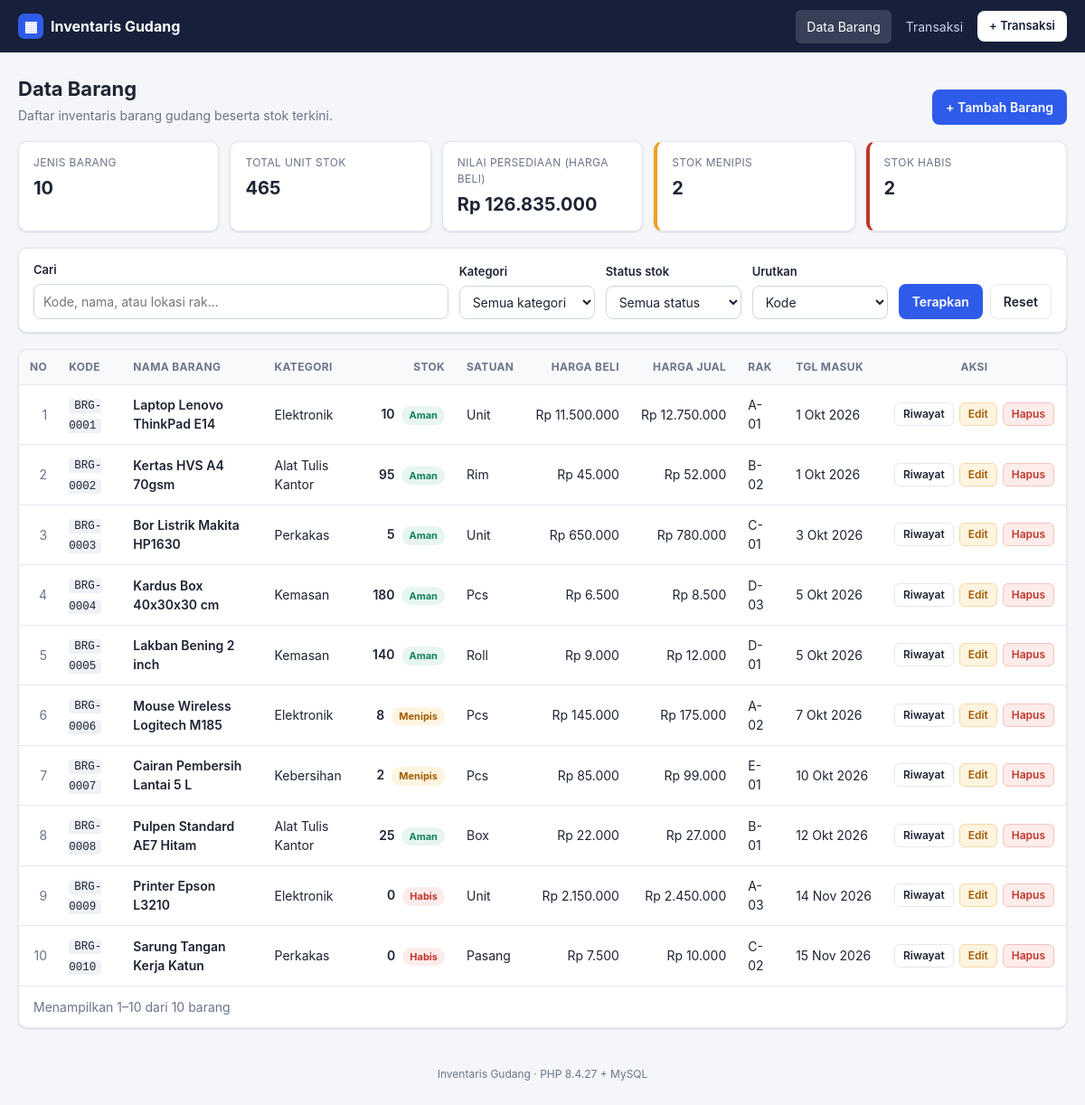
The page / on the database its author committed.
### tables this page shows
CREATE TABLE barang (
  id_barang      INT UNSIGNED   NOT NULL AUTO_INCREMENT,
  kode_barang    VARCHAR(20)    NOT NULL,
  nama_barang    VARCHAR(100)   NOT NULL,
  id_kategori    INT UNSIGNED   NOT NULL,
  id_satuan      INT UNSIGNED   NOT NULL,
  stok           INT UNSIGNED   NOT NULL DEFAULT 0,
  stok_minimum   INT UNSIGNED   NOT NULL DEFAULT 0,
  harga_beli     DECIMAL(15,2)  NOT NULL DEFAULT 0.00,
  harga_jual     DECIMAL(15,2)  NOT NULL DEFAULT 0.00,
  lokasi_rak     VARCHAR(20)    NOT NULL,
  tanggal_masuk  DATE           NOT NULL COMMENT 'tanggal barang pertama kali didaftarkan',
  created_at     TIMESTAMP      NOT NULL DEFAULT CURRENT_TIMESTAMP,
  updated_at     TIMESTAMP      NOT NULL DEFAULT CURRENT_TIMESTAMP ON UPDATE CURRENT_TIMESTAMP,
  PRIMARY KEY (id_barang),
  UNIQUE KEY uk_barang_kode (kode_barang),
  UNIQUE KEY uk_barang_nama (nama_barang),
  KEY idx_barang_kategori (id_kategori),
  KEY idx_barang_satuan (id_satuan),
  CONSTRAINT fk_barang_kategori FOREIGN KEY (id_kategori)
    REFERENCES kategori (id_kategori) ON UPDATE CASCADE ON DELETE RESTRICT,
  CONSTRAINT fk_barang_satuan FOREIGN KEY (id_satuan)
    REFERENCES satuan (id_satuan) ON UPDATE CASCADE ON DELETE RESTRICT
);

CREATE TABLE kategori (
  id_kategori    INT UNSIGNED  NOT NULL AUTO_INCREMENT,
  kode_kategori  VARCHAR(10)   NOT NULL,
  nama_kategori  VARCHAR(50)   NOT NULL,
  keterangan     VARCHAR(255)  NULL,
  created_at     TIMESTAMP     NOT NULL DEFAULT CURRENT_TIMESTAMP,
  PRIMARY KEY (id_kategori),
  UNIQUE KEY uk_kategori_kode (kode_kategori),
  UNIQUE KEY uk_kategori_nama (nama_kategori)
);

CREATE TABLE satuan (
  id_satuan    INT UNSIGNED NOT NULL AUTO_INCREMENT,
  kode_satuan  VARCHAR(10)  NOT NULL,
  nama_satuan  VARCHAR(30)  NOT NULL,
  PRIMARY KEY (id_satuan),
  UNIQUE KEY uk_satuan_kode (kode_satuan),
  UNIQUE KEY uk_satuan_nama (nama_satuan)
);

### src/koneksi.php (called while the page is built, shortened)
<?php
$db_host = getenv('DB_HOST') ?: 'localhost';
$db_user = getenv('DB_USER') ?: 'root';
$db_pass = getenv('DB_PASS') ?: '';
$koneksi = @mysql_connect($db_host, $db_user, $db_pass);
function db_query($sql)
{
    global $koneksi;
    $hasil = mysql_query($sql, $koneksi);
    return $hasil;
}
function fetch_all($sql)
{
    $hasil = db_query($sql);
    $rows = array();
    while ($row = mysql_fetch_array($hasil, MYSQL_ASSOC)) {
        $rows[] = $row;
    }
    return $rows;
}
function fetch_one($sql)
{
    $hasil = db_query($sql);
    $row = mysql_fetch_array($hasil, MYSQL_ASSOC);
    return $row ? $row : null;
}

### src/inc/functions.php (called while the page is built, shortened)
<?php
require_once __DIR__ . '/../koneksi.php';
function e($s)
{
    return htmlspecialchars((string) $s, ENT_QUOTES, 'UTF-8');
}
function get($key, $default = '')
{
    return (isset($_GET[$key]) && is_string($_GET[$key])) ? trim($_GET[$key]) : $default;
}
function is_valid_date($s)
{
    if (!preg_match('/^(\d{4})-(\d{2})-(\d{2})$/', $s, $m)) {
        return false;
    }
    return checkdate((int) $m[2], (int) $m[3], (int) $m[1]);
}
function rupiah($n)
{
    return 'Rp ' . number_format((float) $n, 0, ',', '.');
}
function angka($n)
{
    return number_format((float) $n, 0, ',', '.');
}
function tgl_indo($tgl)
{
    $bulan = array(1 => 'Jan', 'Feb', 'Mar', 'Apr', 'Mei', 'Jun', 'Jul', 'Agu', 'Sep', 'Okt', 'Nov', 'Des');
    list($y, $m, $d) = explode('-', $tgl);
    return (int) $d . ' ' . $bulan[(int) $m] . ' ' . $y;
}
function get_kategori()
{
    return fetch_all('SELECT id_kategori, kode_kategori, nama_kategori FROM kategori ORDER BY nama_kategori');
}
function status_stok($stok, $minimum)
{
    if ((int) $stok === 0) {
        return array('habis', 'Habis');
    }
    if ((int) $stok <= (int) $minimum) {
        return array('menipis', 'Menipis');
    }
    return array('aman', 'Aman');
}

### src/index.php (the view, shortened to what this page needs)
<?php
require __DIR__ . '/inc/functions.php';
$active = 'barang';
$q        = get('q');
$sort     = get('sort', 'kode');
$page     = max(1, (int) get('page', '1'));
$per_page = 10;
$sort_map = array(
    'kode'      => 'b.kode_barang ASC',
    'nama'      => 'b.nama_barang ASC',
    'stok_asc'  => 'b.stok ASC, b.kode_barang ASC',
    'stok_desc' => 'b.stok DESC, b.kode_barang ASC',
    'terbaru'   => 'b.tanggal_masuk DESC, b.id_barang DESC',
);
$where = array('1=1');
$where_sql = implode(' AND ', $where);
$cnt = fetch_one("SELECT COUNT(*) AS n FROM barang b WHERE $where_sql");
$total_rows  = (int) $cnt['n'];
$total_pages = max(1, (int) ceil($total_rows / $per_page));
$page   = min($page, $total_pages);
$offset = ($page - 1) * $per_page;
$rows = fetch_all("
    SELECT b.id_barang, b.kode_barang, b.nama_barang, b.stok, b.stok_minimum,
           b.harga_beli, b.harga_jual, b.lokasi_rak, b.tanggal_masuk,
           k.nama_kategori, s.nama_satuan
    FROM barang b
    INNER JOIN kategori k ON k.id_kategori = b.id_kategori
    INNER JOIN satuan   s ON s.id_satuan   = b.id_satuan
    WHERE $where_sql
    ORDER BY {$sort_map[$sort]}
    LIMIT $offset, $per_page
");
$stat = fetch_one("
    SELECT COUNT(*) AS jenis,
           COALESCE(SUM(stok), 0) AS unit,
           COALESCE(SUM(stok * harga_beli), 0) AS nilai,
           COALESCE(SUM(stok > 0 AND stok <= stok_minimum), 0) AS menipis,
           COALESCE(SUM(stok = 0), 0) AS habis
    FROM barang
");
$kategori = get_kategori();
include __DIR__ . '/inc/header.php';
?>
<div class="page-head">
    <div>
        <h1>Data Barang</h1>
        <p class="muted">Daftar inventaris barang gudang beserta stok terkini.</p>
    </div>
    <a href="tambah.php" class="btn btn-primary">+ Tambah Barang</a>
</div>
<div class="stats">
    <div class="stat"><span class="stat-label">Jenis Barang</span><span class="stat-value"><?= angka($stat['jenis']) ?></span></div>
    <div class="stat"><span class="stat-label">Total Unit Stok</span><span class="stat-value"><?= angka($stat['unit']) ?></span></div>
    <div class="stat"><span class="stat-label">Nilai Persediaan (harga beli)</span><span class="stat-value"><?= rupiah($stat['nilai']) ?></span></div>
    <a class="stat stat-warn" href="index.php?status=menipis"><span class="stat-label">Stok Menipis</span><span class="stat-value"><?= angka($stat['menipis']) ?></span></a>
    <a class="stat stat-danger" href="index.php?status=habis"><span class="stat-label">Stok Habis</span><span class="stat-value"><?= angka($stat['habis']) ?></span></a>
</div>
<form class="filters card" method="get" action="index.php">
    <div class="form-group grow">
        <label for="q">Cari</label>
        <input type="search" id="q" name="q" value="<?= e($q) ?>" placeholder="Kode, nama, atau lokasi rak…">
    </div>
    <div class="form-group">
        <label for="kategori">Kategori</label>
        <select id="kategori" name="kategori">
            <option value="">Semua kategori</option>
        </select>
    </div>
    <div class="form-group">
        <label for="status">Status stok</label>
        <select id="status" name="status">
            <option value="">Semua status</option>
        </select>
    </div>
    <div class="form-group">
        <label for="sort">Urutkan</label>
        <select id="sort" name="sort">
            <?php foreach (array('kode' => 'Kode', 'nama' => 'Nama (A–Z)', 'stok_asc' => 'Stok terkecil', 'stok_desc' => 'Stok terbesar', 'terbaru' => 'Terbaru masuk') as $v => $l): ?>
                <option value="<?= $v ?>" <?= $sort === $v ? 'selected' : '' ?>><?= $l ?></option>
            <?php endforeach; ?>
        </select>
    </div>
    <div class="form-actions">
        <button type="submit" class="btn btn-primary">Terapkan</button>
        <a href="index.php" class="btn btn-ghost">Reset</a>
    </div>
</form>
<div class="card table-card">
    <div class="table-wrap">
        <table class="table">
            <thead>
            <tr>
                <th class="num">No</th>
                <th>Kode</th>
                <th>Nama Barang</th>
                <th>Kategori</th>
                <th class="num">Stok</th>
                <th>Satuan</th>
                <th class="num">Harga Beli</th>
                <th class="num">Harga Jual</th>
                <th>Rak</th>
                <th>Tgl Masuk</th>
                <th class="center">Aksi</th>
            </tr>
            </thead>
            <tbody>
            <?php foreach ($rows as $i => $r): list($st_class, $st_label) = status_stok($r['stok'], $r['stok_minimum']); ?>
                <tr>
                    <td class="num muted"><?= $offset + $i + 1 ?></td>
                    <td><code><?= e($r['kode_barang']) ?></code></td>
                    <td class="strong"><?= e($r['nama_barang']) ?></td>
                    <td><?= e($r['nama_kategori']) ?></td>
                    <td class="num">
                        <span class="strong"><?= angka($r['stok']) ?></span>
                        <span class="badge badge-<?= $st_class ?>" title="Stok minimum: <?= angka($r['stok_minimum']) ?>"><?= $st_label ?></span>
                    </td>
                    <td><?= e($r['nama_satuan']) ?></td>
                    <td class="num"><?= rupiah($r['harga_beli']) ?></td>
                    <td class="num"><?= rupiah($r['harga_jual']) ?></td>
                    <td><?= e($r['lokasi_rak']) ?></td>
                    <td class="nowrap"><?= tgl_indo($r['tanggal_masuk']) ?></td>
                    <td class="actions">
                        <a href="transaksi.php?id_barang=<?= (int) $r['id_barang'] ?>" class="btn btn-xs btn-ghost" title="Riwayat transaksi">Riwayat</a>
                        <a href="edit.php?id=<?= (int) $r['id_barang'] ?>" class="btn btn-xs btn-warning">Edit</a>
                        <form method="post" action="hapus.php" class="inline"
                              onsubmit="return confirm(<?= e(json_encode('Yakin ingin menghapus barang "' . $r['kode_barang'] . ' - ' . $r['nama_barang'] . '"?')) ?>);">
                            <button type="submit" class="btn btn-xs btn-danger">Hapus</button>
                        </form>
                    </td>
                </tr>
            <?php endforeach; ?>
            </tbody>
        </table>
    </div>
    <div class="table-foot">
        <span class="muted">Menampilkan <?= $total_rows ? ($offset + 1) . '–' . ($offset + count($rows)) : 0 ?> dari <?= angka($total_rows) ?> barang</span>
    </div>
</div>
<?php include __DIR__ . '/inc/footer.php'; ?>

### src/inc/header.php (shortened to what this page needs)
<?php
$active = isset($active) ? $active : '';
?><!doctype html>
<html lang="id">
<head>
    <link rel="stylesheet" href="assets/style.css">
</head>
<body>
<header class="topbar">
    <div class="container topbar-inner">
        <a class="brand" href="index.php"><span class="brand-logo">▦</span> Inventaris Gudang</a>
        <nav class="nav">
            <a href="index.php" class="<?= $active === 'barang' ? 'active' : '' ?>">Data Barang</a>
            <a href="transaksi.php" class="<?= $active === 'transaksi' ? 'active' : '' ?>">Transaksi</a>
            <a href="transaksi_tambah.php" class="btn btn-sm btn-light">+ Transaksi</a>
        </nav>
    </div>
</header>
<main class="container">

### src/inc/footer.php
</main>
<footer class="footer container">Inventaris Gudang &middot; PHP <?= e(PHP_VERSION) ?> + MySQL</footer>
</body>
</html>

### rows shown on the page
barang: i "1", kode_barang "BRG-0001", nama_barang "Laptop Lenovo ThinkPad E14", id_kategori.nama_kategori "Elektronik", stok "10", st_label "Aman", id_satuan.nama_satuan "Unit", harga_beli "Rp 11.500.000", harga_jual "Rp 12.750.000", lokasi_rak "A-01", tanggal_masuk "1 Okt 2026"
barang: i "2", kode_barang "BRG-0002", nama_barang "Kertas HVS A4 70gsm", id_kategori.nama_kategori "Alat Tulis Kantor", stok "95", st_label "Aman", id_satuan.nama_satuan "Rim", harga_beli "Rp 45.000", harga_jual "Rp 52.000", lokasi_rak "B-02", tanggal_masuk "1 Okt 2026"
barang: i "3", kode_barang "BRG-0003", nama_barang "Bor Listrik Makita HP1630", id_kategori.nama_kategori "Perkakas", stok "5", st_label "Aman", id_satuan.nama_satuan "Unit", harga_beli "Rp 650.000", harga_jual "Rp 780.000", lokasi_rak "C-01", tanggal_masuk "3 Okt 2026"
barang: i "4", kode_barang "BRG-0004", nama_barang "Kardus Box 40x30x30 cm", id_kategori.nama_kategori "Kemasan", stok "180", st_label "Aman", id_satuan.nama_satuan "Pcs", harga_beli "Rp 6.500", harga_jual "Rp 8.500", lokasi_rak "D-03", tanggal_masuk "5 Okt 2026"
barang: i "5", kode_barang "BRG-0005", nama_barang "Lakban Bening 2 inch", id_kategori.nama_kategori "Kemasan", stok "140", st_label "Aman", id_satuan.nama_satuan "Roll", harga_beli "Rp 9.000", harga_jual "Rp 12.000", lokasi_rak "D-01", tanggal_masuk "5 Okt 2026"
barang: i "6", kode_barang "BRG-0006", nama_barang "Mouse Wireless Logitech M185", id_kategori.nama_kategori "Elektronik", stok "8", st_label "Menipis", id_satuan.nama_satuan "Pcs", harga_beli "Rp 145.000", harga_jual "Rp 175.000", lokasi_rak "A-02", tanggal_masuk "7 Okt 2026"
barang: i "7", kode_barang "BRG-0007", nama_barang "Cairan Pembersih Lantai 5 L", id_kategori.nama_kategori "Kebersihan", stok "2", st_label "Menipis", id_satuan.nama_satuan "Pcs", harga_beli "Rp 85.000", harga_jual "Rp 99.000", lokasi_rak "E-01", tanggal_masuk "10 Okt 2026"
barang: i "8", kode_barang "BRG-0008", nama_barang "Pulpen Standard AE7 Hitam", id_kategori.nama_kategori "Alat Tulis Kantor", stok "25", st_label "Aman", id_satuan.nama_satuan "Box", harga_beli "Rp 22.000", harga_jual "Rp 27.000", lokasi_rak "B-01", tanggal_masuk "12 Okt 2026"
barang: i "9", kode_barang "BRG-0009", nama_barang "Printer Epson L3210", id_kategori.nama_kategori "Elektronik", stok "0", st_label "Habis", id_satuan.nama_satuan "Unit", harga_beli "Rp 2.150.000", harga_jual "Rp 2.450.000", lokasi_rak "A-03", tanggal_masuk "14 Nov 2026"
barang: i "10", kode_barang "BRG-0010", nama_barang "Sarung Tangan Kerja Katun", id_kategori.nama_kategori "Perkakas", stok "0", st_label "Habis", id_satuan.nama_satuan "Pasang", harga_beli "Rp 7.500", harga_jual "Rp 10.000", lokasi_rak "C-02", tanggal_masuk "15 Nov 2026"

### other values the page prints
angka($stat['jenis']) "10"
angka($stat['unit']) "465"
rupiah($stat['nilai']) "Rp 126.835.000"
angka($stat['menipis']) "2"
angka($stat['habis']) "2"
$offset + 1 "1"
$offset + count($rows) "10"
angka($total_rows) "10"
PHP_VERSION "8.4.27"
form field sort "Kode"
